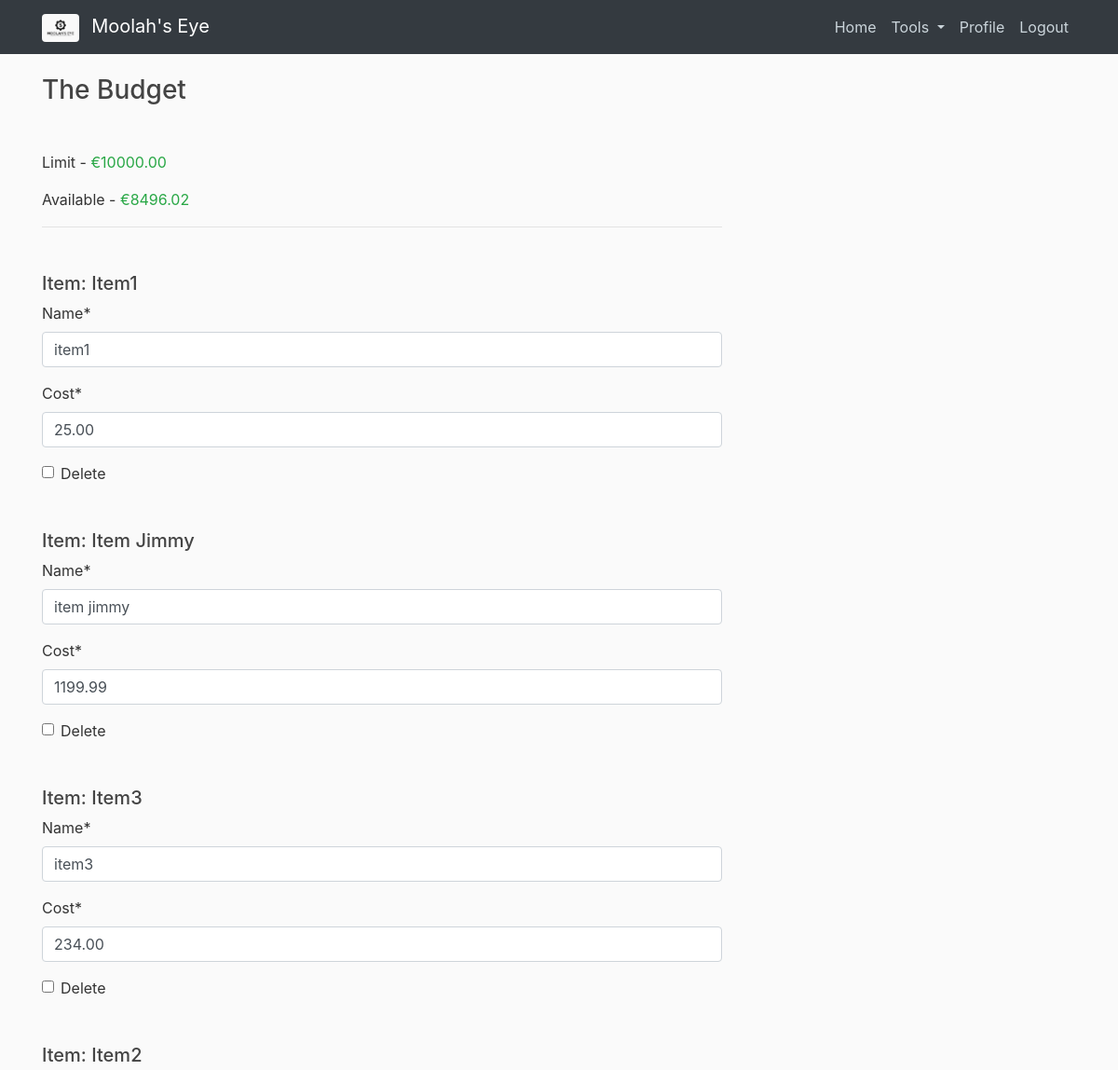
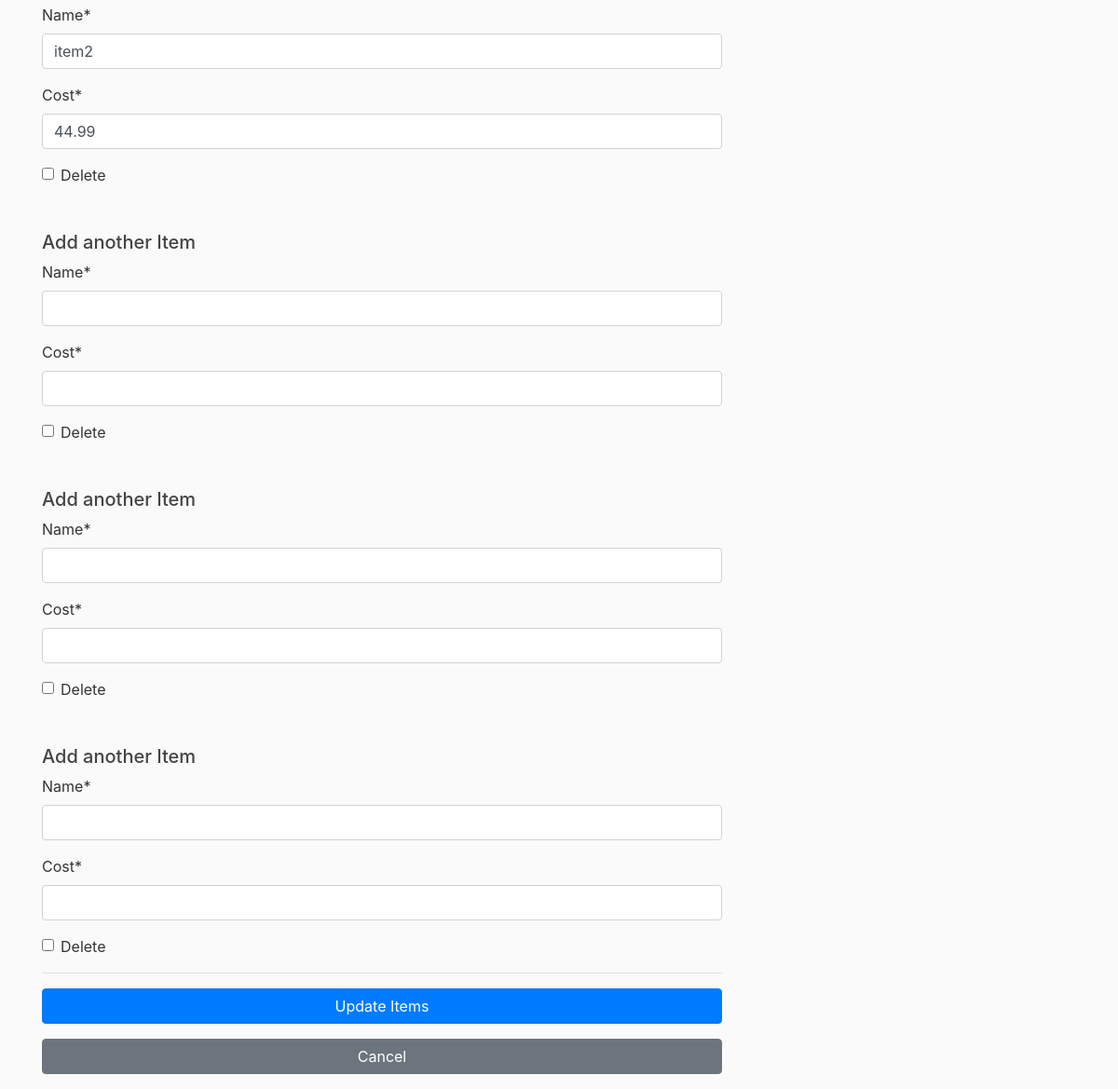
The app's page /budget/12/items/edit/ (signed in) with its own data (2 pictures, top to bottom).
### budgets/models.py (models this page shows, shortened)
class Budget(models.Model):
    name = models.CharField(max_length=32, unique=True, blank=False)
    limit = models.DecimalField(max_digits=10, decimal_places=2)
    date_created = models.DateTimeField(default=timezone.now)
    creator = models.ForeignKey(User, on_delete=models.CASCADE)
    def get_absolute_url(self):
        return reverse('budgets-detail', kwargs = {'pk': self.pk})
    def total_item_costs(self):
        return sum(item.cost for item in self.item_set.all())
    def remaining_limit(self):
        used = self.total_item_costs()
        remaining = self.limit - used
        return remaining

class Item(models.Model):
    name = models.CharField(max_length=32)
    cost = models.DecimalField(max_digits=10, decimal_places=2)
    budget = models.ForeignKey(Budget, on_delete=models.CASCADE)

### budgets/views.py (the view, shortened to what this page needs)
# urls.py: path('budget/<int:pk>/items/edit/', EditBudgetItemsView.as_view(), name='edit-items'),
class EditBudgetItemsView(LoginRequiredMixin, UserPassesTestMixin, SingleObjectMixin, FormView):
    model = Budget
    template_name = 'budgets/budget_items_edit.html'
    def test_func(self):
        budget = self.get_object()
        return self.request.user == budget.creator
    def get_context_data(self, **kwargs):
        context = super().get_context_data(**kwargs)
        context["title"] = "Edit Items"
        return context
    def get(self, request, *args, **kwargs):
        self.object = self.get_object(queryset=Budget.objects.all())
        return super().get(request, *args, **kwargs)
    def get_form(self, form_class=None):
        return BudgetItemsFormset(**self.get_form_kwargs(), instance=self.object)

### budgets/templates/budgets/budget_items_edit.html (shortened to what this page needs)
{% extends 'budgets/base.html' %}
{% load crispy_forms_tags %}
{% block content %}
<form action="" method="post" enctype="multipart/form-data">
    <h3 class="mb-5">{{object.name}}</h3>
    <div class="article-metadata">
        <p>Limit - <span class="text-success">&euro;{{ object.limit}}</span></p>
        <p>Available - <span class="text-success">&euro;{{ object.remaining_limit}}</span></p>
    </div>
    {% for item_form in form.forms %}
        <h5 class="mt-5">
            {% if item_form.instance.id %}
                Item: {{item_form.instance.name|title}}
            {% else %}
                {% if form.forms|length > 1 %}
                    Add another Item
                {% else %}
                    Add an Item
                {% endif %}
            {% endif %}
        </h5>
        {{item_form|crispy}}
    {% endfor %}
    <hr>
    <p>
        <button type="submit" value="Update collection" class="btn btn-primary w-100 mb-3">
            Update Items
        </button>
        <a href="{{ object.get_absolute_url }}" role="button" class="btn btn-secondary w-100">
            Cancel
        </a>
    </p>
</form>
{% endblock content %}

### budgets/static/budgets/css/main.css (style rules this page uses)
body { background: #fafafa; color: #333333; margin-top: 5rem; }
h1, h2, h3, h4, h5, h6 { color: #444444; }
.article-metadata { padding-bottom: 1px; margin-bottom: 4px; border-bottom: 1px solid #e3e3e3 }

### records on screen
Budget: name "The Budget", limit "10000.00", remaining_limit "8496.02"
Item: instance.name "Item1"
Item: instance.name "Item Jimmy"
Item: instance.name "Item3"
Item: instance.name "Item2"
